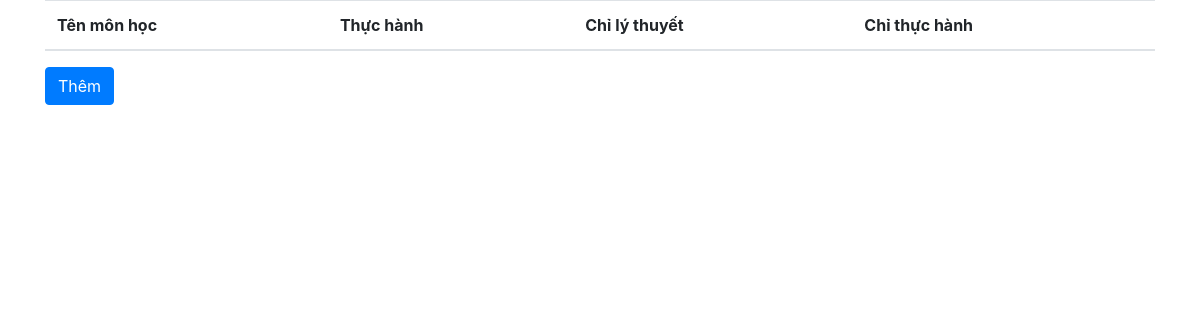
/mon-hoc/, run on an earlier commit of the app's database.
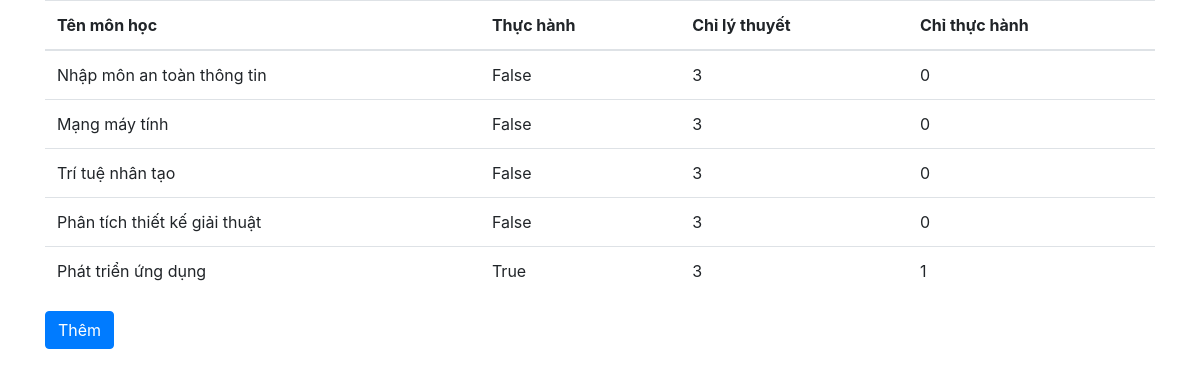
And on a later commit of the database.
### diem/models.py (models this page shows)
class MonHoc(models.Model):
    ten = models.CharField(max_length=200, unique=True)
    thuc_hanh = models.BooleanField(default=False)
    tong_chi = models.IntegerField()
    chi_th = models.IntegerField(default=0, blank=True)

### diem/views.py (the view, shortened to what this page needs)
# urls.py: path('mon-hoc/', views.ViewMonHoc.as_view(), name='monhoc'),
class ViewMonHoc(APIView):
    def get(self, request):
        monhoc = models.MonHoc.objects.all()
        return render(request, 'them_mon_hoc.html', {'monhoc': monhoc})

### templates/them_mon_hoc.html (shortened to what this page needs)
{% load static %}
<!DOCTYPE html>
<html lang="en">
<head>
    <link rel="stylesheet" href="https://maxcdn.bootstrapcdn.com/bootstrap/4.5.2/css/bootstrap.min.css" />
</head>
<body>
    <div class="container">
        <table class="table" id="tb_monHoc">
            <thead>
                <tr>
                    <th>Tên môn học</th>
                    <th>Thực hành</th>
                    <th>Chỉ lý thuyết</th>
                    <th>Chỉ thực hành</th>
                </tr>
            </thead>
            <tbody>
                {% for i in monhoc %}
                <tr id="{{ i.id }}">
                    <td>{{ i.ten }}</td>
                    <td>{{ i.thuc_hanh }}</td>
                    <td>{{ i.tong_chi }}</td>
                    <td>{{ i.chi_th }}</td>
                </tr>
                {% endfor %}
            </tbody>
        </table>
        <button type="button" class="btn btn-primary" data-toggle="modal" data-target="#modelId">Thêm</button>
    </div>
</body>
</html>

What changed in the data, as far as the page shows it:
added MonHoc: ten "Nhập môn an toàn thông tin", thuc_hanh "False", tong_chi "3", chi_th "0"
added MonHoc: ten "Mạng máy tính", thuc_hanh "False", tong_chi "3", chi_th "0"
added MonHoc: ten "Trí tuệ nhân tạo", thuc_hanh "False", tong_chi "3", chi_th "0"
added MonHoc: ten "Phân tích thiết kế giải thuật", thuc_hanh "False", tong_chi "3", chi_th "0"
added MonHoc: ten "Phát triển ứng dụng", thuc_hanh "True", tong_chi "3", chi_th "1"
